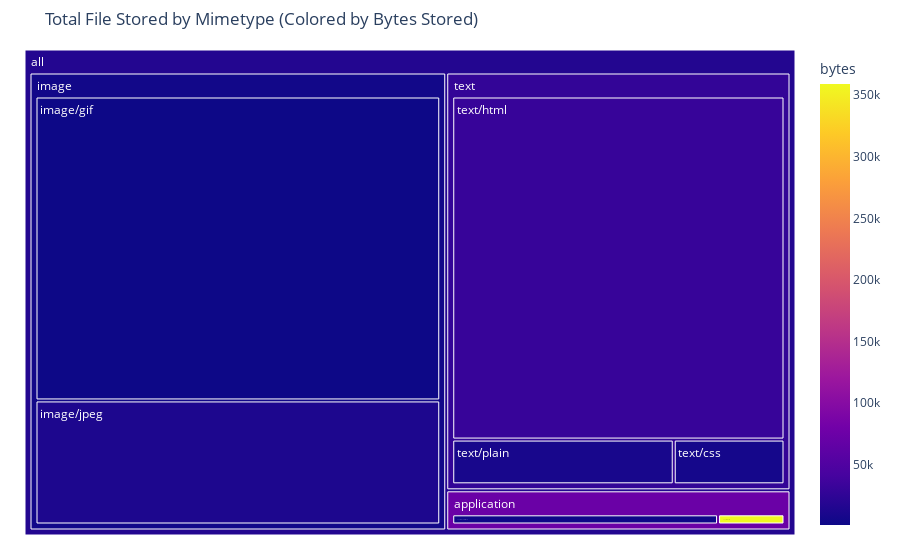

The notebook cell saved with this chart:
### Markdown cell above
Next we use the same treemap code as our prior mimetype visualization, but supply the new subfolder dataframe.

### Code cell
fig = px.treemap(subfolder_df,
                 title="Total File Stored by Mimetype (Colored by Bytes Stored)",
                 path=[px.Constant("all"), 'category', 'mimetype'], 
                 color='bytes'
                )
fig.update_traces(root_color="lightgrey")
fig.update_layout(margin = dict(t=50, l=25, r=25, b=25))
fig.show()

### Figure 1 — Plotly figure (JSON) as saved in the notebook; plotly's stock layout.template omitted (floating-point values rounded to 4 significant figures)
{"data": [{"branchvalues": "total", "customdata": [[1828.0], [359130], [1185.0], [12500.0], [7008.0], [30330.0], [8760.0], [73290.0], [4466.0], [27780.0], [16820.0]], "domain": {"x": [0, 1], "y": [0, 1]}, "hovertemplate": "labels=%{label}<br>count=%{value}<br>parent=%{parent}<br>id=%{id}<br>bytes=%{color}<extra></extra>", "ids": ["all/application/application/octet-stream", "all/application/application/zip", "all/image/image/gif", "all/image/image/jpeg", "all/text/text/css", "all/text/text/html", "all/text/text/plain", "all/application", "all/image", "all/text", "all"], "labels": ["application/octet-stream", "application/zip", "image/gif", "image/jpeg", "text/css", "text/html", "text/plain", "application", "image", "text", "all"], "marker": {"coloraxis": "coloraxis", "colors": [1828.0, 359130, 1185.0, 12500.0, 7008.0, 30330.0, 8760.0, 73290.0, 4466.0, 27780.0, 16820.0]}, "name": "", "parents": ["all/application", "all/application", "all/image", "all/image", "all/text", "all/text", "all/text", "all", "all", "all", ""], "root": {"color": "lightgrey"}, "type": "treemap", "values": [4, 1, 49, 20, 2, 46, 4, 5, 69, 52, 126]}], "layout": {"autosize": true, "coloraxis": {"colorbar": {"title": {"text": "bytes"}}, "colorscale": [[0, "#0d0887"], [0.1111, "#46039f"], [0.2222, "#7201a8"], [0.3333, "#9c179e"], [0.4444, "#bd3786"], [0.5556, "#d8576b"], [0.6667, "#ed7953"], [0.7778, "#fb9f3a"], [0.8889, "#fdca26"], [1, "#f0f921"]]}, "legend": {"tracegroupgap": 0}, "margin": {"b": 25, "l": 25, "r": 25, "t": 50}, "title": {"text": "Total File Stored by Mimetype (Colored by Bytes Stored)"}}}
